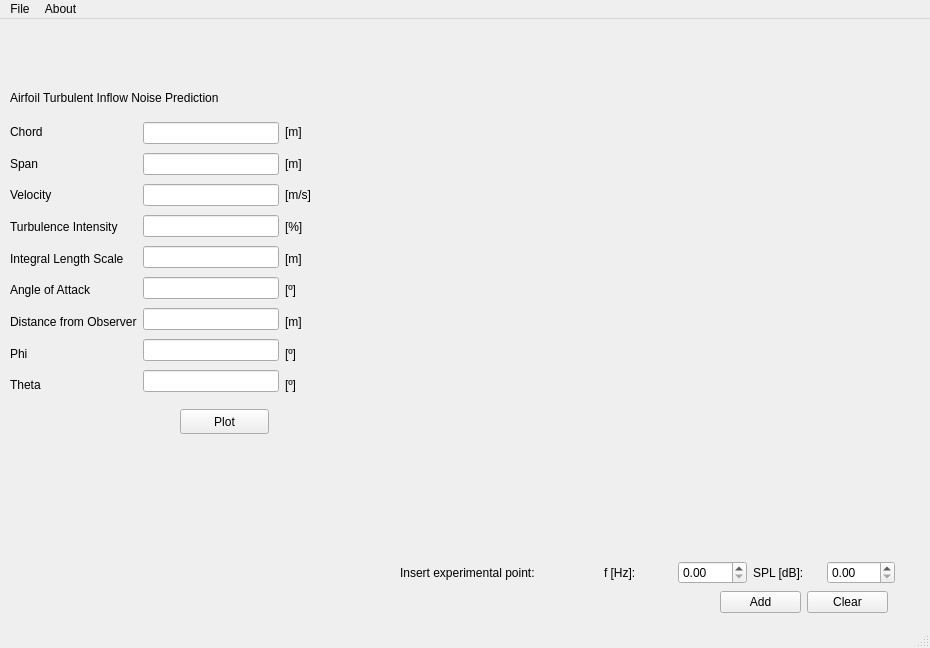
<?xml version="1.0" encoding="UTF-8"?>
<ui version="4.0">
 <class>MainWindow</class>
 <widget class="QMainWindow" name="MainWindow">
  <property name="geometry">
   <rect>
    <x>0</x>
    <y>0</y>
    <width>930</width>
    <height>648</height>
   </rect>
  </property>
  <property name="windowTitle">
   <string>AirfTINoise</string>
  </property>
  <widget class="QWidget" name="centralwidget">
   <widget class="QCustomPlot" name="widgetGraph" native="true">
    <property name="geometry">
     <rect>
      <x>330</x>
      <y>20</y>
      <width>561</width>
      <height>511</height>
     </rect>
    </property>
   </widget>
   <widget class="QPushButton" name="pushButtonPlot">
    <property name="geometry">
     <rect>
      <x>180</x>
      <y>390</y>
      <width>89</width>
      <height>25</height>
     </rect>
    </property>
    <property name="text">
     <string>Plot</string>
    </property>
   </widget>
   <widget class="QLabel" name="label_19">
    <property name="geometry">
     <rect>
      <x>10</x>
      <y>70</y>
      <width>281</width>
      <height>17</height>
     </rect>
    </property>
    <property name="text">
     <string>Airfoil Turbulent Inflow Noise Prediction</string>
    </property>
    <property name="textFormat">
     <enum>Qt::MarkdownText</enum>
    </property>
   </widget>
   <widget class="QWidget" name="layoutWidget">
    <property name="geometry">
     <rect>
      <x>10</x>
      <y>100</y>
      <width>301</width>
      <height>279</height>
     </rect>
    </property>
    <layout class="QHBoxLayout" name="horizontalLayout_2">
     <item>
      <layout class="QHBoxLayout" name="horizontalLayout">
       <item>
        <layout class="QVBoxLayout" name="verticalLayout_2">
         <item>
          <widget class="QLabel" name="label">
           <property name="text">
            <string>Chord</string>
           </property>
          </widget>
         </item>
         <item>
          <widget class="QLabel" name="label_3">
           <property name="text">
            <string>Span</string>
           </property>
          </widget>
         </item>
         <item>
          <widget class="QLabel" name="label_2">
           <property name="text">
            <string>Velocity</string>
           </property>
          </widget>
         </item>
         <item>
          <widget class="QLabel" name="label_5">
           <property name="text">
            <string>Turbulence Intensity</string>
           </property>
          </widget>
         </item>
         <item>
          <widget class="QLabel" name="label_6">
           <property name="text">
            <string>Integral Length Scale</string>
           </property>
          </widget>
         </item>
         <item>
          <widget class="QLabel" name="label_4">
           <property name="text">
            <string>Angle of Attack</string>
           </property>
          </widget>
         </item>
         <item>
          <widget class="QLabel" name="label_13">
           <property name="text">
            <string>Distance from Observer</string>
           </property>
          </widget>
         </item>
         <item>
          <widget class="QLabel" name="label_15">
           <property name="text">
            <string>Phi</string>
           </property>
          </widget>
         </item>
         <item>
          <widget class="QLabel" name="label_16">
           <property name="text">
            <string>Theta</string>
           </property>
          </widget>
         </item>
        </layout>
       </item>
       <item>
        <layout class="QVBoxLayout" name="verticalLayout">
         <item>
          <widget class="QLineEdit" name="lineEditChord"/>
         </item>
         <item>
          <widget class="QLineEdit" name="lineEditSpan"/>
         </item>
         <item>
          <widget class="QLineEdit" name="lineEditVelocity"/>
         </item>
         <item>
          <widget class="QLineEdit" name="lineEditIntensity"/>
         </item>
         <item>
          <widget class="QLineEdit" name="lineEditLengthScale"/>
         </item>
         <item>
          <widget class="QLineEdit" name="lineEditAoA"/>
         </item>
         <item>
          <widget class="QLineEdit" name="lineEditDistance"/>
         </item>
         <item>
          <widget class="QLineEdit" name="lineEditPhi"/>
         </item>
         <item>
          <widget class="QLineEdit" name="lineEditTheta"/>
         </item>
        </layout>
       </item>
      </layout>
     </item>
     <item>
      <layout class="QVBoxLayout" name="verticalLayout_3">
       <item>
        <widget class="QLabel" name="label_7">
         <property name="text">
          <string>[m]</string>
         </property>
        </widget>
       </item>
       <item>
        <widget class="QLabel" name="label_8">
         <property name="text">
          <string>[m]</string>
         </property>
        </widget>
       </item>
       <item>
        <widget class="QLabel" name="label_9">
         <property name="text">
          <string>[m/s]</string>
         </property>
        </widget>
       </item>
       <item>
        <widget class="QLabel" name="label_10">
         <property name="text">
          <string>[%]</string>
         </property>
        </widget>
       </item>
       <item>
        <widget class="QLabel" name="label_11">
         <property name="text">
          <string>[m]</string>
         </property>
        </widget>
       </item>
       <item>
        <widget class="QLabel" name="label_12">
         <property name="text">
          <string>[º]</string>
         </property>
        </widget>
       </item>
       <item>
        <widget class="QLabel" name="label_14">
         <property name="text">
          <string>[m]</string>
         </property>
        </widget>
       </item>
       <item>
        <widget class="QLabel" name="label_17">
         <property name="text">
          <string>[º]</string>
         </property>
        </widget>
       </item>
       <item alignment="Qt::AlignVCenter">
        <widget class="QLabel" name="label_18">
         <property name="text">
          <string>[º]</string>
         </property>
        </widget>
       </item>
      </layout>
     </item>
    </layout>
   </widget>
   <widget class="QWidget" name="layoutWidget">
    <property name="geometry">
     <rect>
      <x>720</x>
      <y>570</y>
      <width>168</width>
      <height>27</height>
     </rect>
    </property>
    <layout class="QHBoxLayout" name="horizontalLayout_5">
     <item>
      <widget class="QPushButton" name="pushButtonAdd">
       <property name="text">
        <string>Add</string>
       </property>
      </widget>
     </item>
     <item>
      <widget class="QPushButton" name="pushButtonClear">
       <property name="text">
        <string>Clear</string>
       </property>
      </widget>
     </item>
    </layout>
   </widget>
   <widget class="QWidget" name="layoutWidget">
    <property name="geometry">
     <rect>
      <x>400</x>
      <y>540</y>
      <width>495</width>
      <height>28</height>
     </rect>
    </property>
    <layout class="QHBoxLayout" name="horizontalLayout_3">
     <item>
      <widget class="QLabel" name="label_22">
       <property name="text">
        <string>Insert experimental point:                   </string>
       </property>
      </widget>
     </item>
     <item>
      <widget class="QLabel" name="label_20">
       <property name="text">
        <string>f [Hz]:</string>
       </property>
      </widget>
     </item>
     <item>
      <widget class="QDoubleSpinBox" name="doubleSpinBoxFreq">
       <property name="locale">
        <locale language="English" country="UnitedKingdom"/>
       </property>
      </widget>
     </item>
     <item>
      <widget class="QLabel" name="label_21">
       <property name="text">
        <string>SPL [dB]:</string>
       </property>
      </widget>
     </item>
     <item>
      <widget class="QDoubleSpinBox" name="doubleSpinBoxSPL">
       <property name="locale">
        <locale language="English" country="UnitedKingdom"/>
       </property>
      </widget>
     </item>
    </layout>
   </widget>
  </widget>
  <widget class="QMenuBar" name="menubar">
   <property name="geometry">
    <rect>
     <x>0</x>
     <y>0</y>
     <width>930</width>
     <height>22</height>
    </rect>
   </property>
   <widget class="QMenu" name="menuFile">
    <property name="title">
     <string>File</string>
    </property>
    <addaction name="actionExport_as_png"/>
    <addaction name="separator"/>
    <addaction name="actionExport_data_as_csv"/>
    <addaction name="actionClose"/>
   </widget>
   <widget class="QMenu" name="menuAbout">
    <property name="title">
     <string>About</string>
    </property>
    <addaction name="actionAbout_the_App"/>
    <addaction name="actionAbout_Qt"/>
    <addaction name="actionAbout_QCustomPlot"/>
   </widget>
   <addaction name="menuFile"/>
   <addaction name="menuAbout"/>
  </widget>
  <widget class="QStatusBar" name="statusbar"/>
  <action name="actionClose">
   <property name="icon">
    <iconset>
     <normaloff>../QMenuBar/exit_to_app-24px.svg</normaloff>../QMenuBar/exit_to_app-24px.svg</iconset>
   </property>
   <property name="text">
    <string>Close</string>
   </property>
   <property name="shortcut">
    <string>Ctrl+Q</string>
   </property>
  </action>
  <action name="actionAbout_the_App">
   <property name="text">
    <string>About AirfTINoise</string>
   </property>
  </action>
  <action name="actionExport_as_png">
   <property name="text">
    <string>Save graph as .png</string>
   </property>
   <property name="shortcut">
    <string>Ctrl+E</string>
   </property>
  </action>
  <action name="actionAbout_Qt">
   <property name="text">
    <string>About Qt</string>
   </property>
  </action>
  <action name="actionAbout_QCustomPlot">
   <property name="text">
    <string>About QCustomPlot</string>
   </property>
  </action>
  <action name="actionExport_data_as_csv">
   <property name="text">
    <string>Export data as .csv</string>
   </property>
  </action>
 </widget>
 <customwidgets>
  <customwidget>
   <class>QCustomPlot</class>
   <extends>QWidget</extends>
   <header>qcustomplot.h</header>
   <container>1</container>
  </customwidget>
 </customwidgets>
 <resources/>
 <connections/>
</ui>
